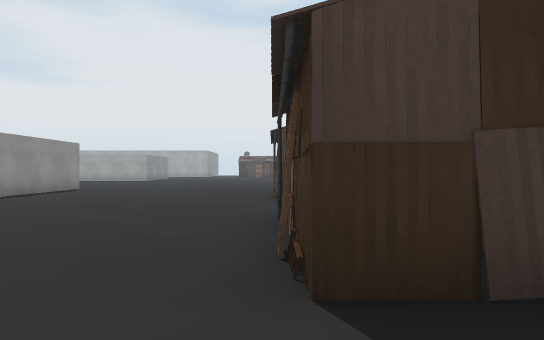
view 1 (above)

24 first-person views from a walk through a 3-D level made in the Unity game engine. The camera is 1.2 m above the floor, looks level and sees 70° across. The floor is counted in squares, 2 m on a side. Each view is taken from the middle of a square. On the plan, view 1 faces up. The plan holds only what a view shows up to about 11 squares ahead; the rest is blank. The place goes on beyond the plan. The player is left out. Some surface patterns are stand-ins.

view 2
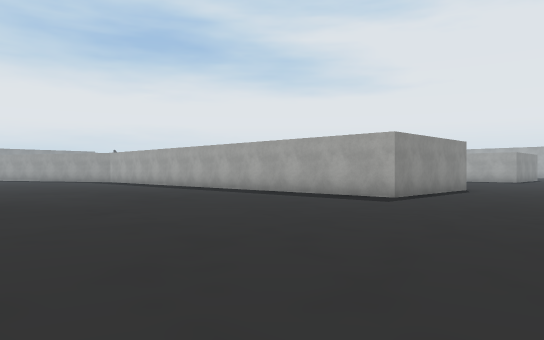

view 3
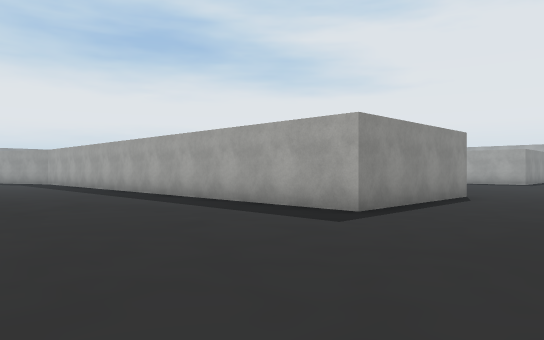

view 4
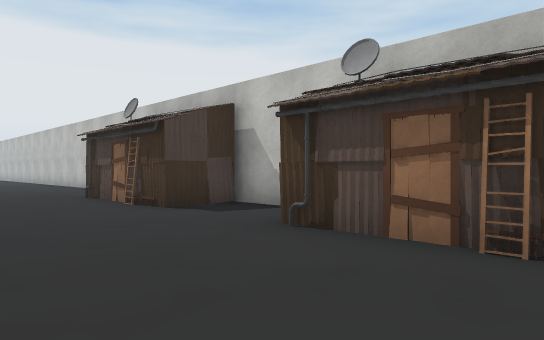

view 5
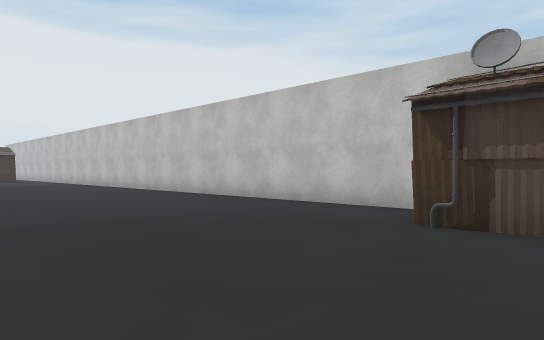

view 6
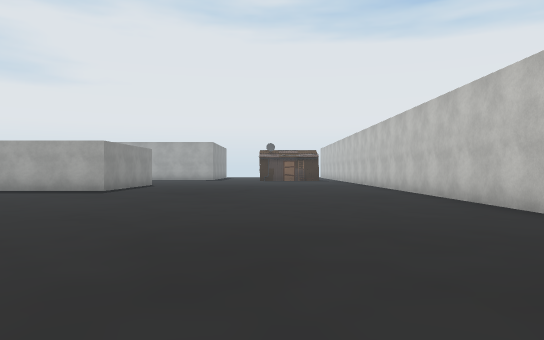

view 7
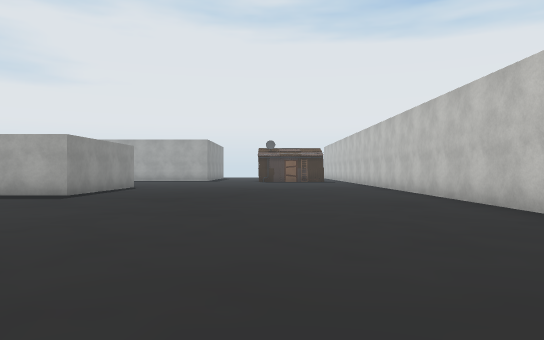

view 8
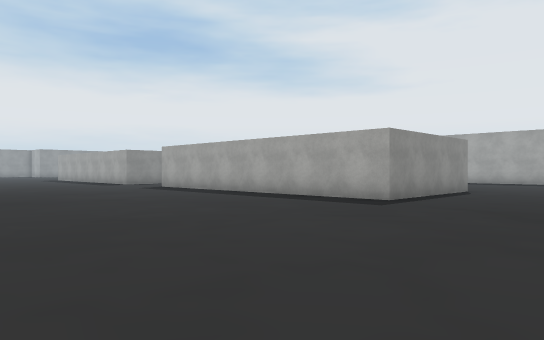

view 9
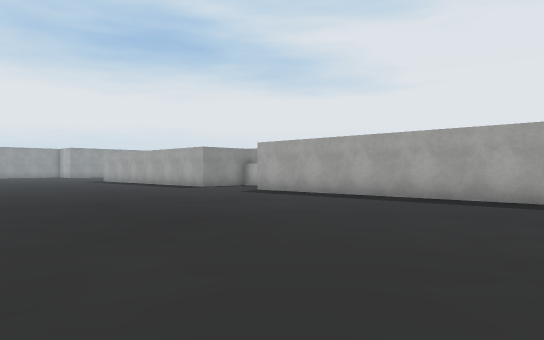

view 10
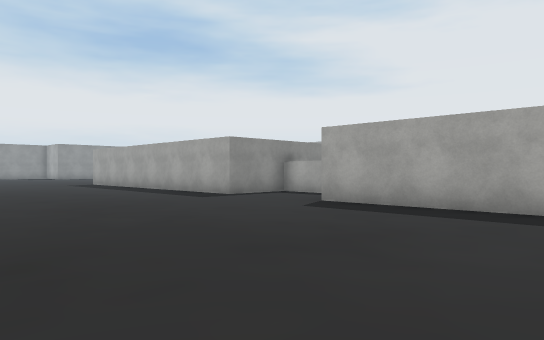

view 11
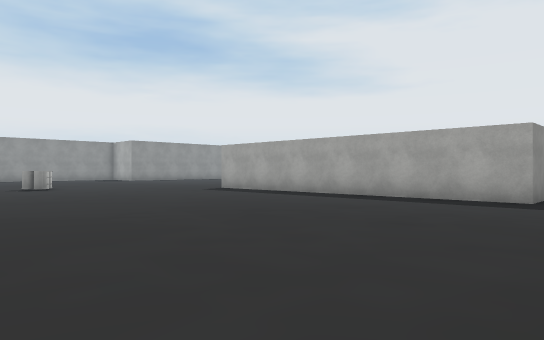

view 12
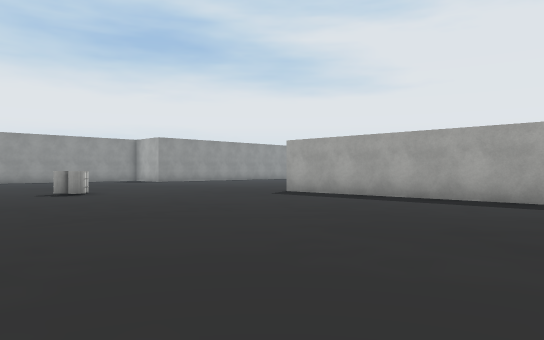

view 13
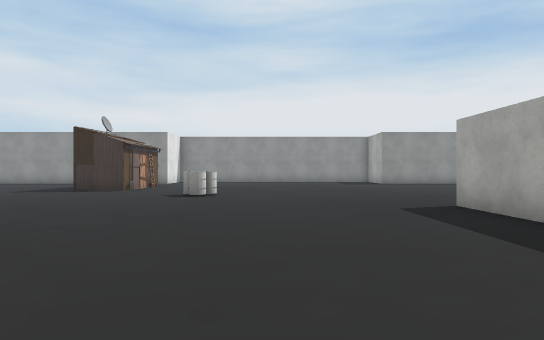

view 14
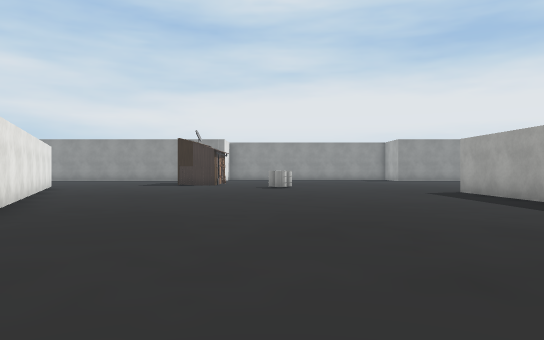

view 15
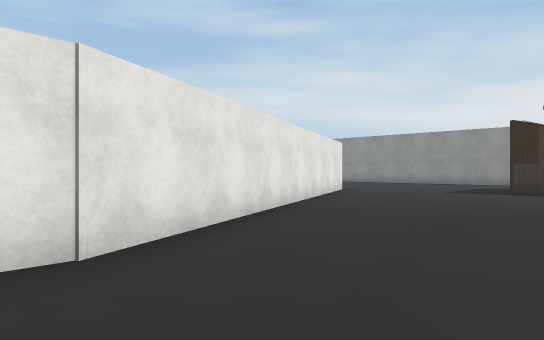

view 16
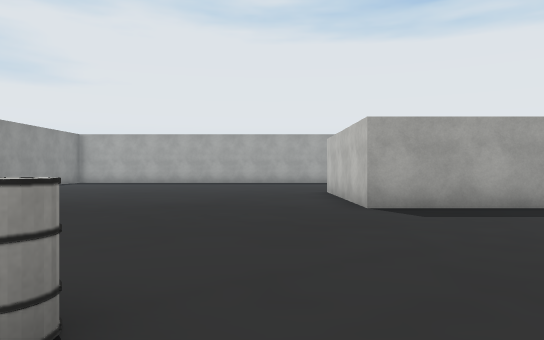

view 17
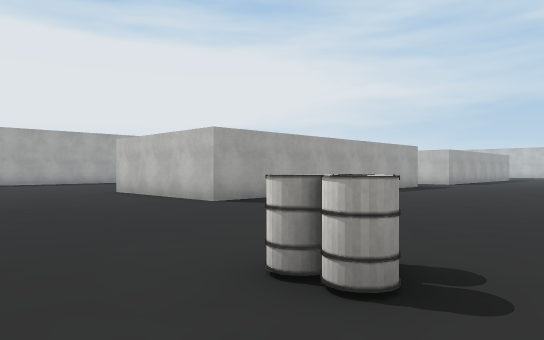

view 18
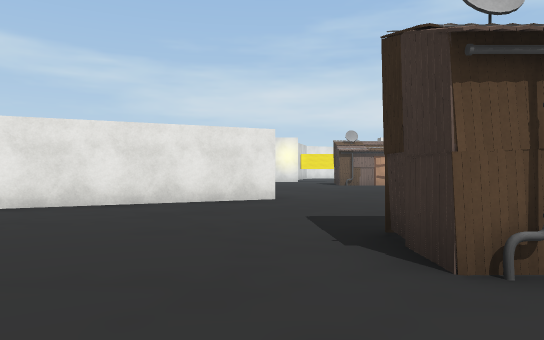

view 19
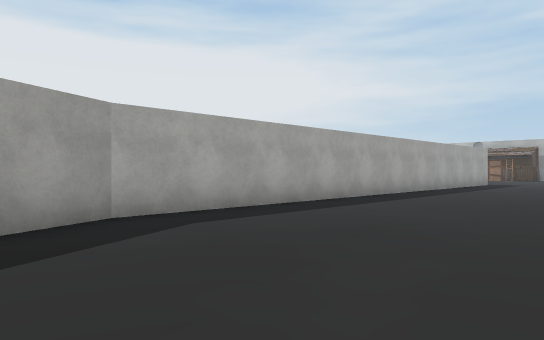

view 20
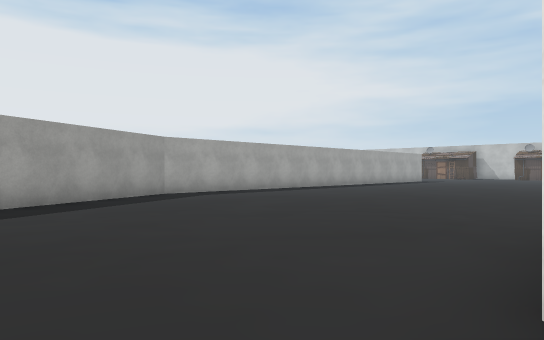

view 21
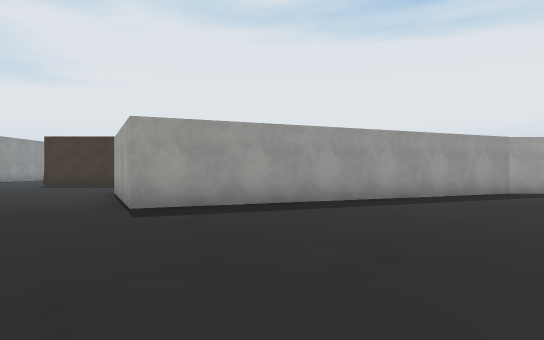

view 22
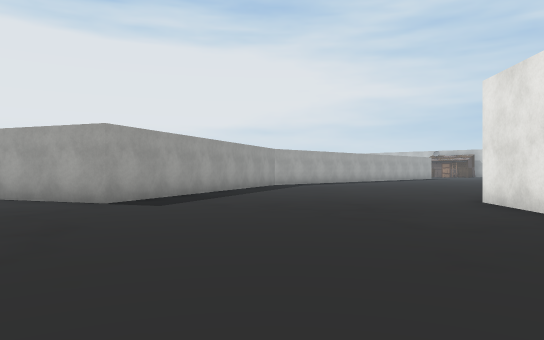

view 23
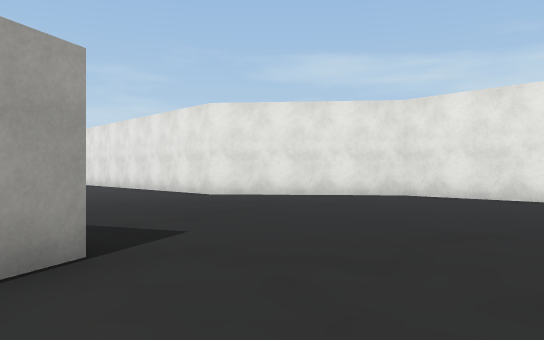

view 24
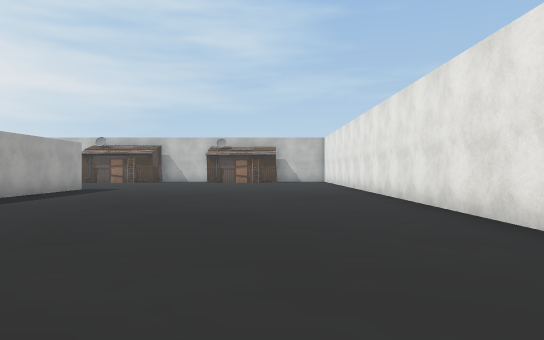

### Floor plan
Points are (right, up) in squares from view 1. A wall is a line through its corners. A room is listed if a view was taken in it or the views show most of it. See-through windows are left out.
Room 1 (views 1, 2, 3, 4, 5, 6, 7, 8, 9, 10, 11, 12, 13, 14, 15, 16, 17, 18, 19, 20, 21, 22, 23, 24)
walls: (-6.1, 12.2) (-6.1, 7.8) (-21, 7.8) (-29.2, 4) (-30.9, 7.7); (-17.1, 23.1) (-18.6, 23.1) (-18.6, 21.1) (-27.5, 21.1) (-27.5, 25.6); (-14.2, -0.7) (-7, -0.7); (-6.8, 25.5) (-6.8, 21.1) (-15.8, 21.1); (1.7, 11.6) (1.7, 23); (-31.2, 8) (-22, 12.3) (-21.4, 12.3); (1.7, 6.5) (1.7, 7.8); (-30.5, -3.7) (-27.7, -3.7) (-24.2, -0.7) (-22.1, -0.7)
objects: other object (-32, 13) to (-32, 14); other object (-30, 16); other object (0, 2) to (1, 5); other object (0, 8) to (1, 11)

Positions as (right, up) in squares from view 1, and headings:
1: (0, 0), facing up
2: (-2, 0), facing up-left
3: (-3, 3), facing up-left
4: (-3, 2), facing up-right
5: (-4, 9), facing up-right
6: (-2, 10), facing up
7: (-2, 12), facing up
8: (-3, 14), facing up-left
9: (-7, 13), facing up-left
10: (-11, 15), facing up-left
11: (-17, 13), facing up-left
12: (-20, 13), facing up-left
13: (-21, 18), facing left
14: (-17, 16), facing left
15: (-21, 15), facing down-left
16: (-29, 15), facing up
17: (-32, 15), facing up-right
18: (-31, 16), facing down
19: (-23, 3), facing up-right
20: (-26, -1), facing up-right
21: (-27, -2), facing up
22: (-32, -3), facing up-right
23: (-32, 5), facing down-right
24: (-18, 2), facing right
